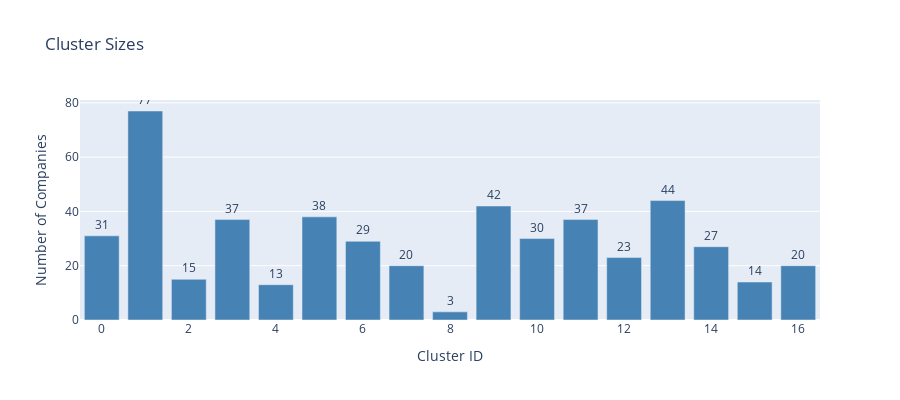

The notebook cell this image was saved under:
### Markdown cell above
## 6. Cluster Comparison

### Code cell
# Compare cluster characteristics
cluster_stats = df_sample.groupby('cluster_kmeans').agg({
    'company_id': 'count',
    'num_founders': 'mean',
    'team_size': 'mean',
    'year_founded': 'mean'
}).round(2)

cluster_stats.columns = ['Size', 'Avg_Founders', 'Avg_Team_Size', 'Avg_Year_Founded']

# Add success rate
cluster_stats['Success_Rate'] = df_sample.groupby('cluster_kmeans').apply(
    lambda x: (x['status'].str.contains('Public|Acquired', case=False, na=False).sum() / len(x) * 100)
).round(1)

print("\n📊 CLUSTER COMPARISON:")
print(cluster_stats.to_string())

# Visualize cluster sizes
fig = go.Figure(data=[
    go.Bar(
        x=cluster_stats.index,
        y=cluster_stats['Size'],
        text=cluster_stats['Size'],
        textposition='outside',
        marker_color='steelblue'
    )
])

fig.update_layout(
    title='Cluster Sizes',
    xaxis_title='Cluster ID',
    yaxis_title='Number of Companies',
    height=400
)
fig.show()

### Figure 1 — Plotly figure (JSON) as saved in the notebook; plotly's stock layout.template omitted (floating-point values rounded to 4 significant figures)
{"data": [{"marker": {"color": "steelblue"}, "text": [31, 77, 15, 37, 13, 38, 29, 20, 3, 42, 30, 37, 23, 44, 27, 14, 20], "textposition": "outside", "type": "bar", "x": [0, 1, 2, 3, 4, 5, 6, 7, 8, 9, 10, 11, 12, 13, 14, 15, 16], "y": [31, 77, 15, 37, 13, 38, 29, 20, 3, 42, 30, 37, 23, 44, 27, 14, 20]}], "layout": {"height": 400, "title": {"text": "Cluster Sizes"}, "xaxis": {"title": {"text": "Cluster ID"}}, "yaxis": {"title": {"text": "Number of Companies"}}}}
